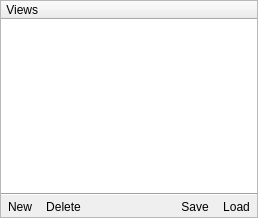
  <widget class="QDockWidget" name="ViewsDockWidget">
   <property name="windowTitle">
    <string>Views</string>
   </property>
   <attribute name="dockWidgetArea">
    <number>2</number>
   </attribute>
   <widget class="QWidget" name="dockWidgetContents">
    <layout class="QVBoxLayout" name="verticalLayout_5">
     <property name="spacing">
      <number>0</number>
     </property>
     <property name="margin">
      <number>0</number>
     </property>
     <item>
      <widget class="QFrame" name="frame_4">
       <property name="frameShape">
        <enum>QFrame::StyledPanel</enum>
       </property>
       <layout class="QVBoxLayout" name="verticalLayout_16">
        <property name="spacing">
         <number>0</number>
        </property>
        <property name="margin">
         <number>0</number>
        </property>
        <item>
         <widget class="QTreeWidget" name="ViewsTW">
          <property name="frameShape">
           <enum>QFrame::NoFrame</enum>
          </property>
          <column>
           <property name="text">
            <string> Views</string>
           </property>
           <property name="icon">
            <iconset resource="resources.qrc">
             <normaloff>:/resources/RES/ffficons/eye.png</normaloff>:/resources/RES/ffficons/eye.png</iconset>
           </property>
          </column>
         </widget>
        </item>
        <item>
         <widget class="Line" name="line_2">
          <property name="orientation">
           <enum>Qt::Horizontal</enum>
          </property>
         </widget>
        </item>
        <item>
         <widget class="QFrame" name="ButtonsFrame_3">
          <layout class="QHBoxLayout" name="horizontalLayout_8">
           <property name="spacing">
            <number>0</number>
           </property>
           <property name="margin">
            <number>0</number>
           </property>
           <item>
            <widget class="QToolButton" name="view_new">
             <property name="text">
              <string>New</string>
             </property>
             <property name="icon">
              <iconset resource="resources.qrc">
               <normaloff>:/resources/RES/ffficons/page_white.png</normaloff>:/resources/RES/ffficons/page_white.png</iconset>
             </property>
             <property name="autoRaise">
              <bool>true</bool>
             </property>
            </widget>
           </item>
           <item>
            <widget class="QToolButton" name="view_delete">
             <property name="text">
              <string>Delete</string>
             </property>
             <property name="icon">
              <iconset resource="resources.qrc">
               <normaloff>:/resources/RES/ffficons/bin.png</normaloff>:/resources/RES/ffficons/bin.png</iconset>
             </property>
             <property name="autoRaise">
              <bool>true</bool>
             </property>
            </widget>
           </item>
           <item>
            <spacer name="horizontalSpacer_7">
             <property name="orientation">
              <enum>Qt::Horizontal</enum>
             </property>
             <property name="sizeHint" stdset="0">
              <size>
               <width>40</width>
               <height>20</height>
              </size>
             </property>
            </spacer>
           </item>
           <item>
            <widget class="QToolButton" name="toolButton_14">
             <property name="text">
              <string>Save</string>
             </property>
             <property name="icon">
              <iconset resource="resources.qrc">
               <normaloff>:/resources/RES/ffficons/disk.png</normaloff>:/resources/RES/ffficons/disk.png</iconset>
             </property>
             <property name="autoRaise">
              <bool>true</bool>
             </property>
            </widget>
           </item>
           <item>
            <widget class="QToolButton" name="toolButton_15">
             <property name="text">
              <string>Load</string>
             </property>
             <property name="icon">
              <iconset resource="resources.qrc">
               <normaloff>:/resources/RES/ffficons/folder.png</normaloff>:/resources/RES/ffficons/folder.png</iconset>
             </property>
             <property name="autoRaise">
              <bool>true</bool>
             </property>
            </widget>
           </item>
          </layout>
         </widget>
        </item>
       </layout>
      </widget>
     </item>
    </layout>
   </widget>
  </widget>
